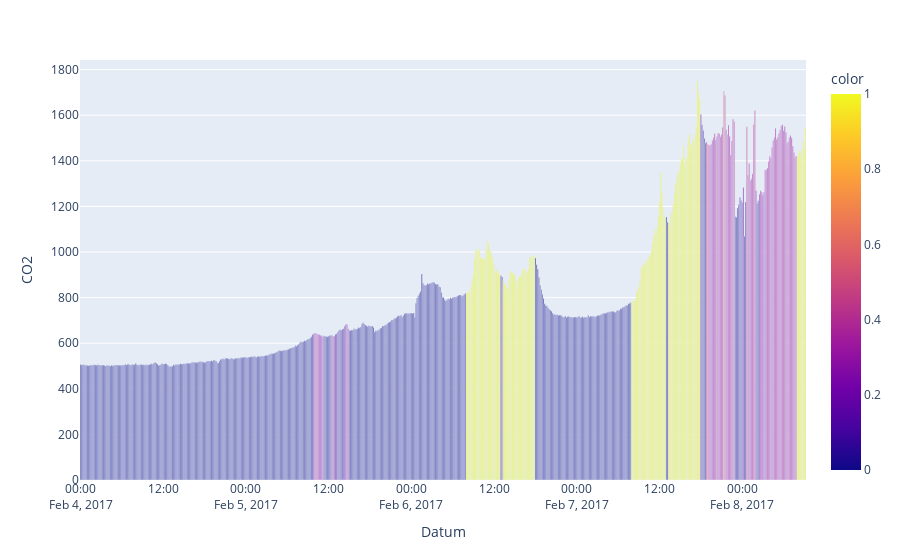

The notebook cell this image was saved under:
### Code cell
df_temp = pd.DataFrame(df_test.index,index=df_test.index)
df_temp["Anwesenheit"] = (mRF.predict(df_test) + mLR.predict(df_test) + mDT.predict(df_test))/3
#df_temp["CO2"] = df_test["CO2"]
px.bar(df_test.resample("10min").mean(),y="CO2",color=df_temp.resample("10min").mean()["Anwesenheit"])

### Figure 1 — Plotly figure (JSON) as saved in the notebook; plotly's stock layout.template omitted (floating-point values rounded to 4 significant figures; data arrays with more than 128 entries replaced by an {"elided": "..."} marker saying what was removed)
{"data": [{"alignmentgroup": "True", "hovertemplate": "Datum=%{x}<br>CO2=%{y}<br>color=%{marker.color}<extra></extra>", "legendgroup": "", "marker": {"color": {"elided": "632 float values"}, "coloraxis": "coloraxis", "pattern": {"shape": ""}}, "name": "", "offsetgroup": "", "orientation": "v", "showlegend": false, "textposition": "auto", "type": "bar", "x": {"elided": "632 str values"}, "xaxis": "x", "y": {"elided": "632 float values"}, "yaxis": "y"}], "layout": {"barmode": "relative", "coloraxis": {"colorbar": {"title": {"text": "color"}}, "colorscale": [[0, "#0d0887"], [0.1111, "#46039f"], [0.2222, "#7201a8"], [0.3333, "#9c179e"], [0.4444, "#bd3786"], [0.5556, "#d8576b"], [0.6667, "#ed7953"], [0.7778, "#fb9f3a"], [0.8889, "#fdca26"], [1, "#f0f921"]]}, "legend": {"tracegroupgap": 0}, "margin": {"t": 60}, "xaxis": {"anchor": "y", "domain": [0, 1], "title": {"text": "Datum"}}, "yaxis": {"anchor": "x", "domain": [0, 1], "title": {"text": "CO2"}}}}
